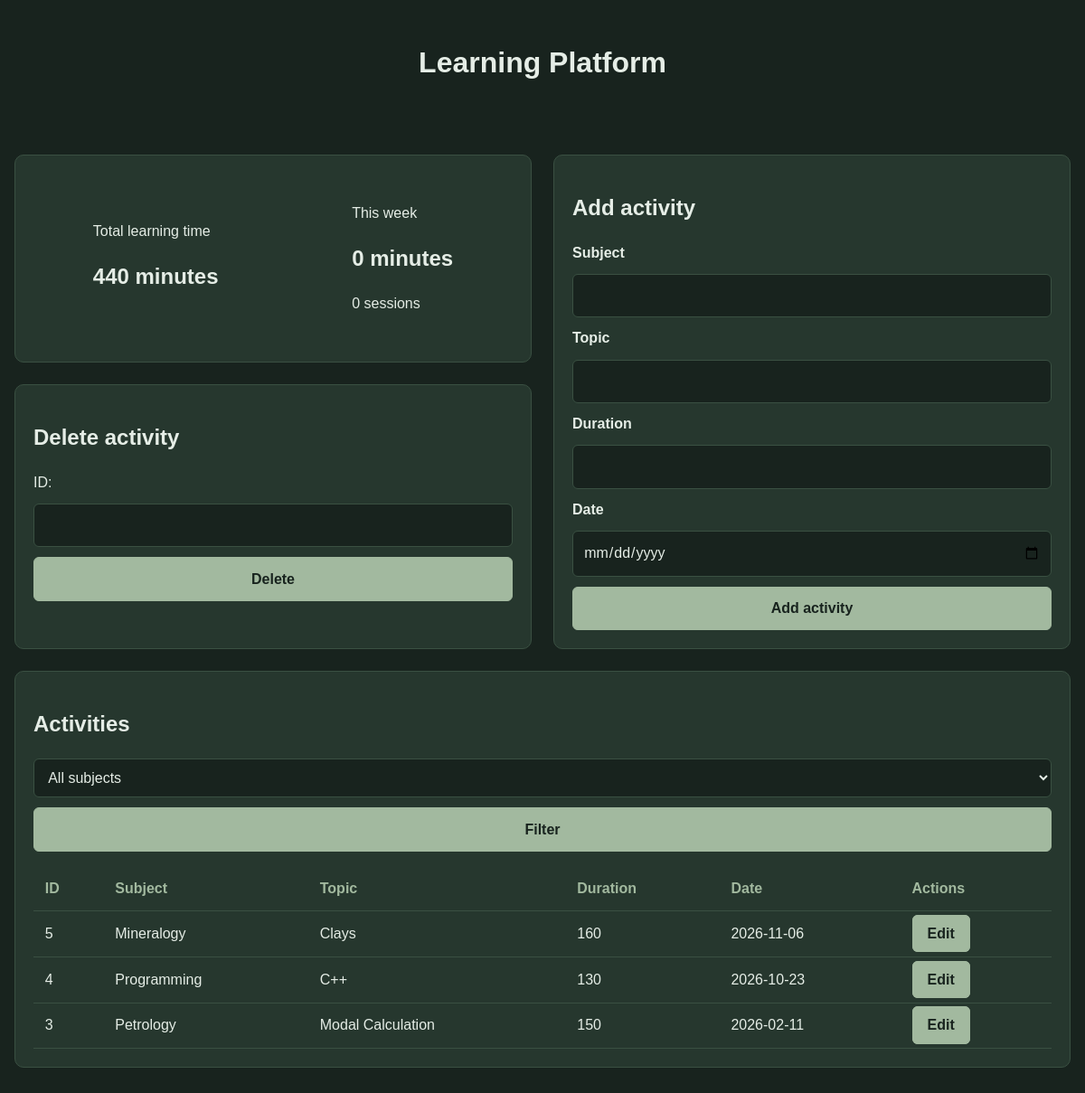
Before: / with the older database file.
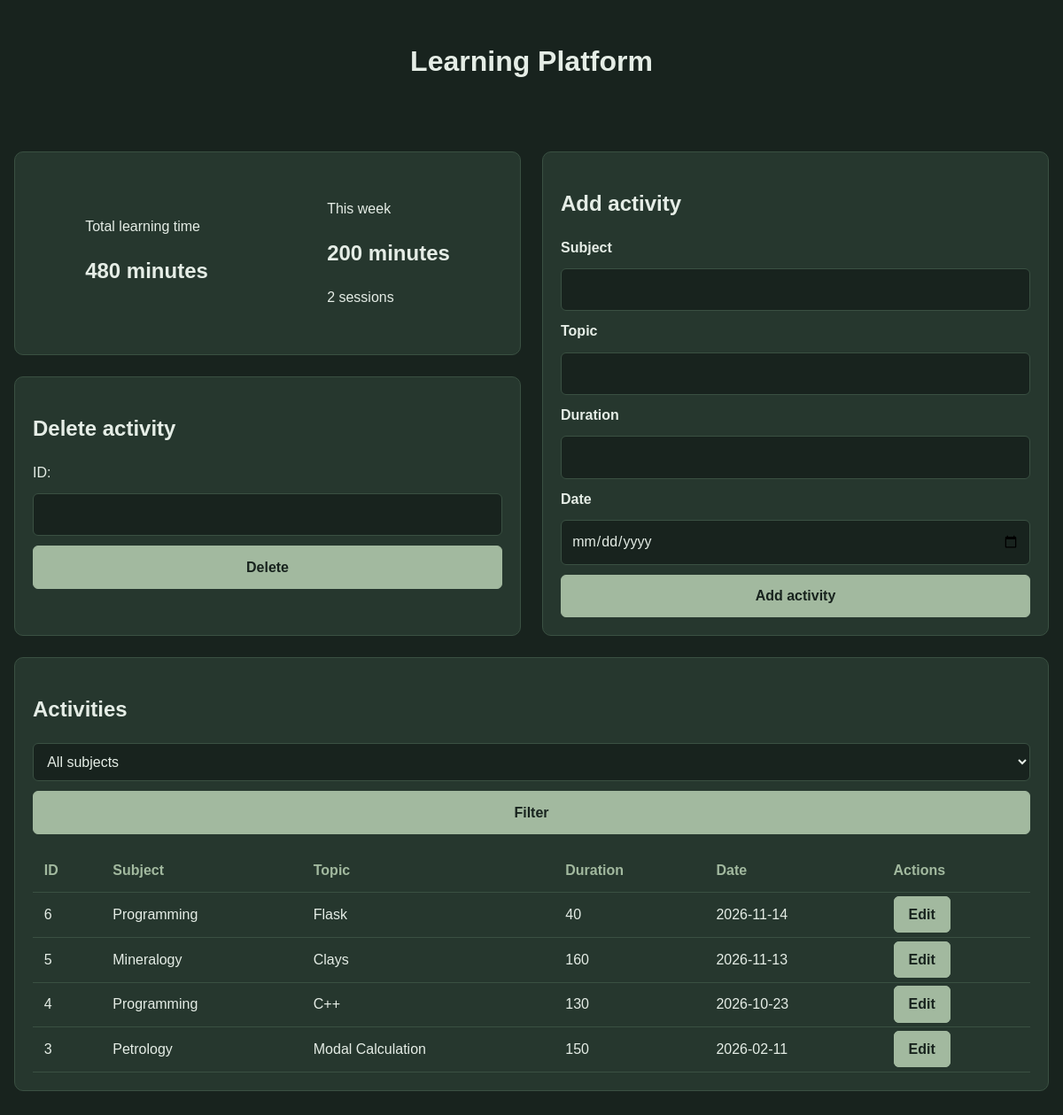
After: the same page with the newer database file.
### tables this page shows
CREATE TABLE activities (
                    id INTEGER PRIMARY KEY AUTOINCREMENT,
                    subject TEXT NOT NULL CHECK (length(trim(subject)) > 0),
                    topic TEXT NOT NULL CHECK (length(trim(topic)) > 0),
                    duration INTEGER NOT NULL CHECK (duration > 0),
                    date TEXT NOT NULL
                );

### app.py (the view)
@app.route("/")
def home():
    total_time = tracker.calculate_total_time()
    weekly_stats = tracker.get_weekly_statistics()
    subject = request.args.get("subject")
    subjects = tracker.get_subjects()
    if subject in subjects:
        activities = tracker.get_activities_by_subject(subject)
    else:
        activities = tracker.get_activities()
    return render_template("index.html", total_time=total_time, weekly_stats=weekly_stats, subject=subject, subjects=subjects, activities=activities)

### database.py (called while the page is built)
def get_activities():
    with closing(sqlite3.connect("database/learning.db")) as connection:
        with connection:
            cursor = connection.cursor()
            cursor.execute(
                "SELECT * FROM activities "
                "ORDER BY date DESC;"
            )
            results = cursor.fetchall()
    return results

def get_total_learning_time():
    with closing(sqlite3.connect("database/learning.db")) as connection:
        with connection:
            cursor = connection.cursor()
            cursor.execute(
                "SELECT COALESCE(SUM(duration), 0) "
                "FROM activities;"
            )
            result = cursor.fetchone()
    return result[0]

def get_subjects():
    with closing(sqlite3.connect("database/learning.db")) as connection:
        with connection:
            cursor = connection.cursor()
            cursor.execute(
                "SELECT DISTINCT subject "
                "FROM activities;"
            )
            results = cursor.fetchall()
    return [row[0] for row in results]

def get_weekly_statistics():
    today = date.today()
    monday = today - timedelta(days=today.weekday())
    next_monday = monday + timedelta(days=7)
    start_date = monday.isoformat()
    end_date = next_monday.isoformat()
    with closing(sqlite3.connect("database/learning.db")) as connection:
        with connection:
            cursor = connection.cursor()
            cursor.execute(
                "SELECT COALESCE(SUM(duration), 0), COUNT(*) "
                "FROM activities "
                "WHERE date >= ? AND date < ?;",
                (start_date, end_date)
            )
            result = cursor.fetchone()
    return result

### tracker.py (called while the page is built)
    def calculate_total_time(self):
        return db.get_total_learning_time()

    def get_activities(self):
        return db.get_activities()

    def get_subjects(self):
        return db.get_subjects()

    def get_weekly_statistics(self):
        return db.get_weekly_statistics()

### templates/index.html (shortened to what this page needs)
<!DOCTYPE html>
<html lang="en">
<head>
    <link rel="stylesheet" href="{{ url_for('static', filename='css/styles.css') }}">
</head>
<body>
    <header class="header">
        <h1>Learning Platform</h1>
    </header>
    <main class="dashboard">
        <section class="card statistics">
            <div>
                <p>Total learning time</p>
                <h2>{{ total_time }} minutes</h2>
            </div>
            <div>
                <p>This week</p>
                <h2>{{ weekly_stats[0] }} minutes</h2>
                <p>{{ weekly_stats[1] }} sessions</p>
            </div>
        </section>
        <section class="card add-activity">
            <h2>Add activity</h2>
            <form action="{{ url_for('add_activity') }}" method="POST">
                <label for="subject">Subject</label>
                <input type="text" id="subject" name="subject" required>
                <label for="topic">Topic</label>
                <input type="text" id="topic" name="topic" required>
                <label for="duration">Duration</label>
                <input type="number" id="duration" name="duration" min="1" required>
                <label for="date">Date</label>
                <input type="date" id="date" name="date" required>
                <button type="submit">Add activity</button>
            </form>
        </section>
        <section class="card delete">
            <h2>Delete activity</h2>
            <form action="{{ url_for('delete_activity') }}" method="POST">
                <label for="id">ID:</label>
                <input type="number" id="id" name="id" required>
                <button type="submit">Delete</button>
            </form>
        </section>
        <section class="activities-table card">
            <h2>Activities</h2>
            <form action="{{ url_for('home') }}" method="GET">
                <select name="subject">
                    <option value="" {% if not subject %}selected{% endif %}>All subjects</option>
                </select>
                <button type="submit">Filter</button>
            </form>
            <table>
                <tr>
                    <th>ID</th>
                    <th>Subject</th>
                    <th>Topic</th>
                    <th>Duration</th>
                    <th>Date</th>
                    <th>Actions</th>
                </tr>
                {% for activity in activities %}
                <tr>
                    <td>{{ activity[0] }}</td>
                    <td>{{ activity[1] }}</td>
                    <td>{{ activity[2] }}</td>
                    <td>{{ activity[3] }}</td>
                    <td>{{ activity[4] }}</td>
                    <td>
                        <a href="{{ url_for('edit_activity', id=activity[0]) }}">Edit</a>
                    </td>
                </tr>
                {% endfor %}
            </table>
        </section>
    </main>
</body>
</html>

### static/css/styles.css (style rules this page uses)
:root { --card: #26372E; --background: #18231E; --text-color: #E5EDE6; --accent: #A2B99F; --borders: #3A5042; }
* { box-sizing: border-box; }
body { background-color: var(--background); color: var(--text-color); font-family: sans-serif; line-height: 1.5; margin: 0; }
.header { display: flex; align-items: center; justify-content: center; padding: 1.5em; }
.dashboard { display: grid; grid-template-columns: 1fr 1fr; gap: 1.5em; max-width: 1600px; margin: 2em auto; padding: 0 1em; }
.card { background-color: var(--card); border: 1px solid var(--borders); border-radius: 10px; padding: 20px; }
.statistics { display: flex; justify-content: space-around; align-items: center; gap: 1em; }
.add-activity form, .delete form, .activities-table form { flex-direction: column; display: flex; gap: 0.7em; }
.add-activity { grid-row: span 2; }
.add-activity label, .edit label { font-weight: bold; }
input, select { width: 100%; background-color: var(--background); color: var(--text-color); border: 1px solid var(--borders); padding: 0.7em; border-radius: 6px; font: inherit; }
button, input[type="submit"] { color: var(--background); background-color: var(--accent); border: 1px solid var(--accent); border-radius: 6px; padding: 0.7em 1em; font: inherit; font-weight: bold; cursor: pointer; }
.activities-table { grid-column: span 2; overflow-x: auto; }
table { width: 100%; border-collapse: collapse; margin-top: 1em; }
th, td { padding: 0.8em; text-align: left; border-bottom: 1px solid var(--borders); }
th { color: var(--accent); }
h2 { font-size: 1.5rem; }
a { color: var(--background); background-color: var(--accent); border: 1px solid var(--accent); border-radius: 6px; padding: 0.7em 1em; font: inherit; font-weight: bold; cursor: pointer; text-decoration: inherit; }

Changed rows visible on the page:
added activities: id "6", subject "Programming", topic "Flask", duration "40", date "2026-11-14"
changed activities "Mineralogy": date "2026-11-06" → "2026-11-13"
Other visible differences:
{{ total_time }}: "440" → "480"
{{ weekly_stats[0] }}: "0" → "200"
{{ weekly_stats[1] }}: "0" → "2"
